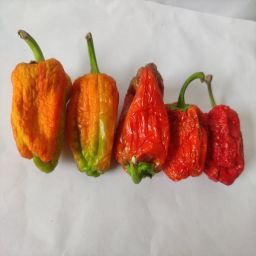
#> input picture backend/app/uploads/312b57d0-1041-4dbf-b36d-0489e3655bed_IMG_20220612_152706.jpg, 256 x 256 px
$ python -i feature_extractor.py   (imports and definitions only)   (older library calls are emulated)
#> lines starting #> are read from the running program, lines starting #| are printed output that depends on the picture; after the words box and inside, x2 and y2 are one past the last pixel; in counts of white or black regions, pixels touching at a corner belong together
import cv2
import numpy as np
from skimage.feature import graycomatrix, graycoprops
from skimage.color import rgb2gray
from typing import Dict, Tuple, Optional, List
import os

class BellPepperFeatureExtractor:
    def __init__(self):
        self.feature_names = [
            'h_mean', 's_mean', 'v_mean',
            'h_std', 's_std', 'v_std',
            'glcm_contrast', 'glcm_homogeneity',
            'contour_area', 'circularity', 'solidity'
        ]

    def extract_hsv_features(self, img: np.ndarray, mask: Optional[np.ndarray] = None) -> Dict[str, float]:
        """Extract HSV mean and standard deviation features"""
        # Convert to HSV
        hsv = cv2.cvtColor(img, cv2.COLOR_BGR2HSV)

        if mask is not None:
            # Apply mask to focus on pepper region
            hsv_masked = hsv[mask > 0]
            if len(hsv_masked) == 0:
                # If no mask region, use entire image
                hsv_masked = hsv.reshape(-1, 3)
        else:
            hsv_masked = hsv.reshape(-1, 3)

        # Calculate mean and std for each channel
        h_mean = np.mean(hsv_masked[:, 0])
        s_mean = np.mean(hsv_masked[:, 1])
        v_mean = np.mean(hsv_masked[:, 2])

        h_std = np.std(hsv_masked[:, 0])
        s_std = np.std(hsv_masked[:, 1])
        v_std = np.std(hsv_masked[:, 2])

        return {
            'h_mean': float(h_mean),
            's_mean': float(s_mean),
            'v_mean': float(v_mean),
            'h_std': float(h_std),
            's_std': float(s_std),
            'v_std': float(v_std)
        }

    def extract_glcm_features(self, img: np.ndarray, mask: Optional[np.ndarray] = None) -> Dict[str, float]:
        """Extract GLCM texture features"""
        # Convert to grayscale
        if len(img.shape) == 3:
            gray = cv2.cvtColor(img, cv2.COLOR_BGR2GRAY)
        else:
            gray = img

        # Apply mask if provided
        if mask is not None:
            gray = gray * (mask > 0).astype(np.uint8)

        # Normalize to 0-255 range
        gray = cv2.normalize(gray, None, 0, 255, cv2.NORM_MINMAX).astype(np.uint8)

        # Calculate GLCM
        distances = [1]
        angles = [0, np.pi/4, np.pi/2, 3*np.pi/4]

        try:
            glcm = graycomatrix(gray, distances, angles, levels=256, symmetric=True, normed=True)

            # Extract properties
            contrast = graycoprops(glcm, 'contrast').mean()
            homogeneity = graycoprops(glcm, 'homogeneity').mean()

        except Exception as e:
            # Fallback values if GLCM calculation fails
            contrast = 0.0
            homogeneity = 0.0

        return {
            'glcm_contrast': float(contrast),
            'glcm_homogeneity': float(homogeneity)
        }

    def extract_contour_features(self, img: np.ndarray, mask: Optional[np.ndarray] = None) -> Dict[str, float]:
        """Extract contour-based shape features"""
        if mask is not None:
            # Use provided mask
            contours, _ = cv2.findContours(mask, cv2.RETR_EXTERNAL, cv2.CHAIN_APPROX_SIMPLE)
        else:
            # Create mask from image
            if len(img.shape) == 3:
                gray = cv2.cvtColor(img, cv2.COLOR_BGR2GRAY)
            else:
                gray = img

            # Apply threshold to create mask
            _, thresh = cv2.threshold(gray, 0, 255, cv2.THRESH_BINARY + cv2.THRESH_OTSU)
            contours, _ = cv2.findContours(thresh, cv2.RETR_EXTERNAL, cv2.CHAIN_APPROX_SIMPLE)

        if not contours:
            # Return default values if no contours found
            return {
                'contour_area': 0.0,
                'circularity': 0.0,
                'solidity': 0.0
            }

        # Find the largest contour (assumed to be the pepper)
        contour = max(contours, key=cv2.contourArea)

        # Calculate area
        area = cv2.contourArea(contour)

        # Calculate perimeter
        perimeter = cv2.arcLength(contour, True)

        # Calculate circularity (4*pi*area / perimeter^2)
        circularity = 0.0
        if perimeter > 0:
            circularity = (4 * np.pi * area) / (perimeter * perimeter)

        # Calculate solidity (area / convex_hull_area)
        hull = cv2.convexHull(contour)
        hull_area = cv2.contourArea(hull)
        solidity = 0.0
        if hull_area > 0:
            solidity = area / hull_area

        return {
            'contour_area': float(area),
            'circularity': float(circularity),
            'solidity': float(solidity)
        }

    def extract_all_features(self, img: np.ndarray, mask: Optional[np.ndarray] = None) -> Dict[str, float]:
        """Extract all 11 features from the image"""
        features = {}

        # Extract HSV features
        hsv_features = self.extract_hsv_features(img, mask)
        features.update(hsv_features)

        # Extract GLCM features
        glcm_features = self.extract_glcm_features(img, mask)
        features.update(glcm_features)

        # Extract contour features
        contour_features = self.extract_contour_features(img, mask)
        features.update(contour_features)

        return features

    # [65 lines left out: functions extract_features_from_file, extract_features_batch, normalize_features, not called in this run]

    def get_feature_names(self) -> List[str]:
        """Get the list of feature names"""
        return self.feature_names.copy()

# [13 lines not run here, left out]

>>> import cv2
>>> picture = cv2.cvtColor(cv2.imread('../uploads/312b57d0-1041-4dbf-b36d-0489e3655bed_IMG_20220612_152706.jpg'), cv2.COLOR_BGR2RGB)
>>> result = BellPepperFeatureExtractor().extract_all_features(picture)
#> in extract_hsv_features, `hsv = cv2.cvtColor(img, cv2.COLOR_BGR2HSV)`: hsv: shape (256, 256, 3); mean H, S, V 95.9, 77.2, 187.1
#> in extract_hsv_features, `h_mean = np.mean(hsv_masked[:, 0])`: h_mean = 95.86
#> in extract_hsv_features, `s_mean = np.mean(hsv_masked[:, 1])`: s_mean = 77.16
#> in extract_hsv_features, `v_mean = np.mean(hsv_masked[:, 2])`: v_mean = 187.1
#> in extract_hsv_features, `h_std = np.std(hsv_masked[:, 0])`: h_std = 30.32
#> in extract_hsv_features, `s_std = np.std(hsv_masked[:, 1])`: s_std = 100.4
#> in extract_hsv_features, `v_std = np.std(hsv_masked[:, 2])`: v_std = 32.67
#> in extract_all_features, `hsv_features = self.extract_hsv_features(img, mask)`: hsv_features = {'h_mean': 95.86, 's_mean': 77.16, 'v_mean': 187.1, 'h_std': 30.32, 's_std': 100.4, 'v_std': 32.67}
#> in extract_glcm_features, `gray = cv2.cvtColor(img, cv2.COLOR_BGR2GRAY)`:
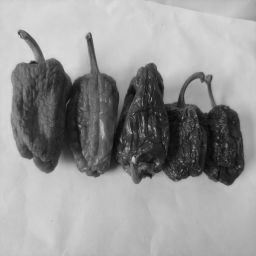
#> gray: shape (256, 256); min 8, max 228, mean 151.4
#> in extract_glcm_features, `gray = cv2.normalize(gray, None, 0, 255, cv2.NORM_MINMAX).astype(np.ui..`:
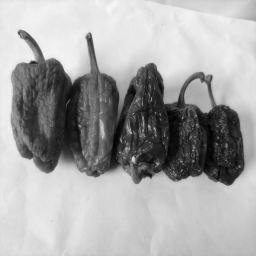
#> gray: shape (256, 256); min 0, max 255, mean 166.3
#> in extract_glcm_features, `contrast = graycoprops(glcm, 'contrast').mean()`: contrast = 159
#> in extract_glcm_features, `homogeneity = graycoprops(glcm, 'homogeneity').mean()`: homogeneity = 0.409
#> in extract_all_features, `glcm_features = self.extract_glcm_features(img, mask)`: glcm_features = {'glcm_contrast': 159, 'glcm_homogeneity': 0.409}
#> in extract_contour_features, `_, thresh = cv2.threshold(gray, 0, 255, cv2.THRESH_BINARY + cv2.THRESH..`:
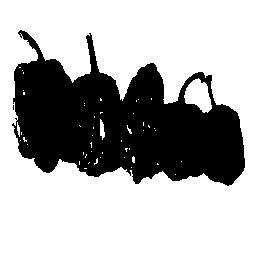
#> thresh: shape (256, 256); 68.2% white; 2 black regions (1 under 20 px), largest, box (x1, y1, x2, y2) and area: (12, 30, 245, 186) 20861
#> in extract_contour_features, `contours, _ = cv2.findContours(thresh, cv2.RETR_EXTERNAL, cv2.CHAIN_AP..`: contours = [[[0, 0], [0, 255], [255, 255], [255, 0]]]
#> in extract_contour_features, `contour = max(contours, key=cv2.contourArea)`: contour = [[0, 0], [0, 255], [255, 255], [255, 0]]
#> in extract_contour_features, `area = cv2.contourArea(contour)`: area = 65025
#> in extract_contour_features, `perimeter = cv2.arcLength(contour, True)`: perimeter = 1020
#> in extract_contour_features, `circularity = (4 * np.pi * area) / (perimeter * perimeter)`: circularity = 0.785
#> in extract_contour_features, `hull = cv2.convexHull(contour)`: hull = [[255, 0], [255, 255], [0, 255], [0, 0]]
#> in extract_contour_features, `hull_area = cv2.contourArea(hull)`: hull_area = 65025
#> in extract_contour_features, `solidity = area / hull_area`: solidity = 1
#> in extract_all_features, `contour_features = self.extract_contour_features(img, mask)`: contour_features = {'contour_area': 65025, 'circularity': 0.785, 'solidity': 1}
#> result = 11 items

$ run again, on backend/app/uploads/3e1108f5-8473-452e-afff-90d927f0b351_IMG_20220612_152441.jpg
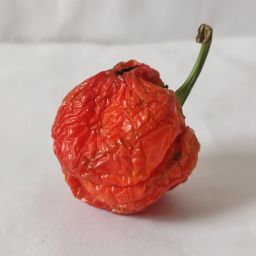
#> input picture backend/app/uploads/3e1108f5-8473-452e-afff-90d927f0b351_IMG_20220612_152441.jpg, 256 x 256 px
#> hsv: shape (256, 256, 3); mean H, S, V 108.9, 62.6, 191
#> h_mean = 108.9
#> s_mean = 62.57
#> v_mean = 191
#> h_std = 11.51
#> s_std = 83.71
#> v_std = 26.48
#> hsv_features = {'h_mean': 108.9, 's_mean': 62.57, 'v_mean': 191, 'h_std': 11.51, 's_std': 83.71, 'v_std': 26.48}
#> in extract_glcm_features, `gray = cv2.normalize(gray, None, 0, 255, cv2.NORM_MINMAX).astype(np.ui..`:
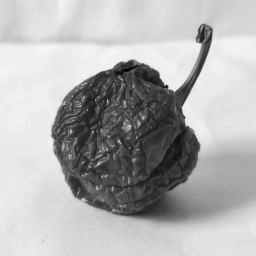
#> gray: shape (256, 256); min 0, max 255, mean 176.8
#> contrast = 151.9
#> homogeneity = 0.49
#> glcm_features = {'glcm_contrast': 151.9, 'glcm_homogeneity': 0.49}
#> in extract_contour_features, `_, thresh = cv2.threshold(gray, 0, 255, cv2.THRESH_BINARY + cv2.THRESH..`:
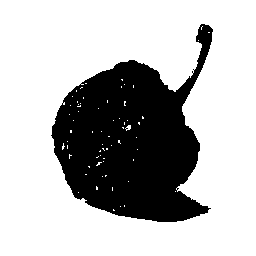
#> thresh: shape (256, 256); 72% white; 1 black region, box (x1, y1, x2, y2) and area: (51, 24, 213, 222) 18382
#> contours = [[[0, 0], [0, 255], [255, 255], [255, 0]]]
#> contour = [[0, 0], [0, 255], [255, 255], [255, 0]]
#> area = 65025
#> perimeter = 1020
#> circularity = 0.785
#> hull = [[255, 0], [255, 255], [0, 255], [0, 0]]
#> hull_area = 65025
#> solidity = 1
#> contour_features = {'contour_area': 65025, 'circularity': 0.785, 'solidity': 1}
#> result = 11 items

$ run again, on backend/app/uploads/944dae17-d7e2-4da2-a531-752da7fa8c70_IMG_20220614_082048.jpg
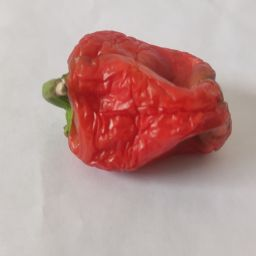
#> input picture backend/app/uploads/944dae17-d7e2-4da2-a531-752da7fa8c70_IMG_20220614_082048.jpg, 256 x 256 px
#> hsv: shape (256, 256, 3); mean H, S, V 112.8, 60.5, 187.8
#> h_mean = 112.8
#> s_mean = 60.51
#> v_mean = 187.8
#> h_std = 9.9
#> s_std = 76.7
#> v_std = 26.27
#> hsv_features = {'h_mean': 112.8, 's_mean': 60.51, 'v_mean': 187.8, 'h_std': 9.9, 's_std': 76.7, 'v_std': 26.27}
#> in extract_glcm_features, `gray = cv2.normalize(gray, None, 0, 255, cv2.NORM_MINMAX).astype(np.ui..`:
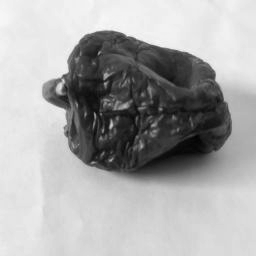
#> gray: shape (256, 256); min 0, max 255, mean 169.4
#> contrast = 80.34
#> homogeneity = 0.522
#> glcm_features = {'glcm_contrast': 80.34, 'glcm_homogeneity': 0.522}
#> in extract_contour_features, `_, thresh = cv2.threshold(gray, 0, 255, cv2.THRESH_BINARY + cv2.THRESH..`:
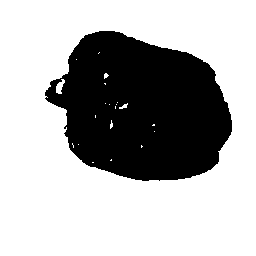
#> thresh: shape (256, 256); 69.2% white; 1 black region, box (x1, y1, x2, y2) and area: (45, 31, 232, 181) 20190
#> contours = [[[0, 0], [0, 255], [255, 255], [255, 0]]]
#> contour = [[0, 0], [0, 255], [255, 255], [255, 0]]
#> area = 65025
#> perimeter = 1020
#> circularity = 0.785
#> hull = [[255, 0], [255, 255], [0, 255], [0, 0]]
#> hull_area = 65025
#> solidity = 1
#> contour_features = {'contour_area': 65025, 'circularity': 0.785, 'solidity': 1}
#> result = 11 items
